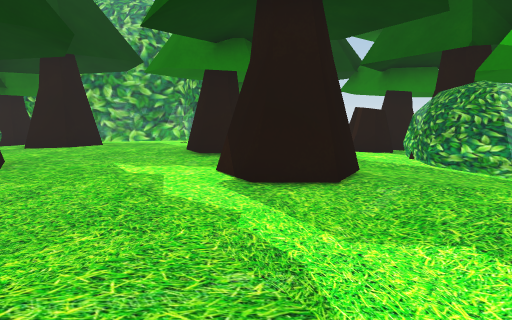
[1] (above)

14 first-person views from a walk through a 3-D level made in the Unity game engine. The camera is 1.2 m above the floor, tilts 8° down and sees 70° across. The floor is counted in squares, 1 m on a side. Each view is taken from the middle of a square. On the plan, view 1 faces up. The plan holds only what a view shows up to about 15 squares ahead; the rest is blank. The place goes on beyond the plan. The player is left out.

[2]
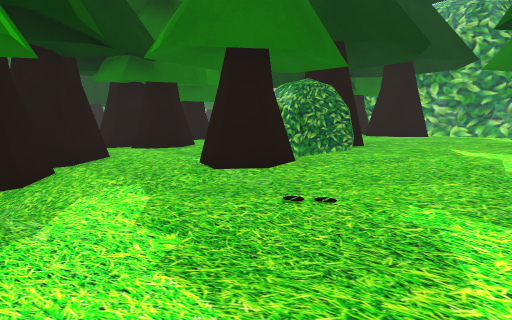

[3]
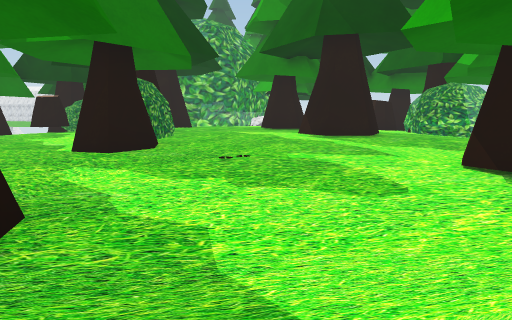

[4]
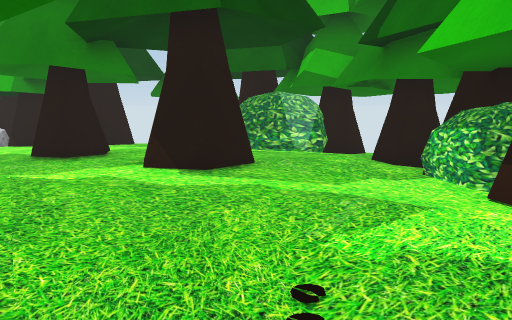

[5]
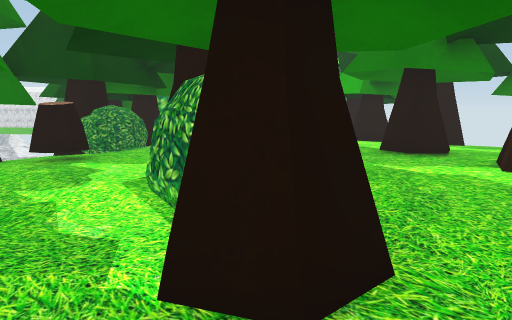

[6]
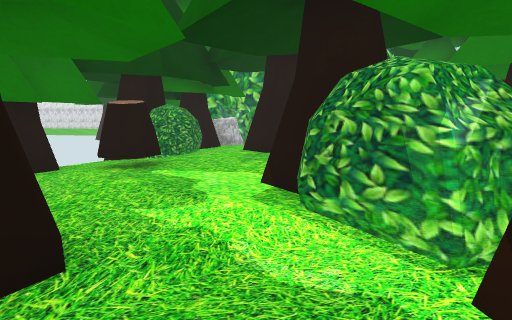

[7]
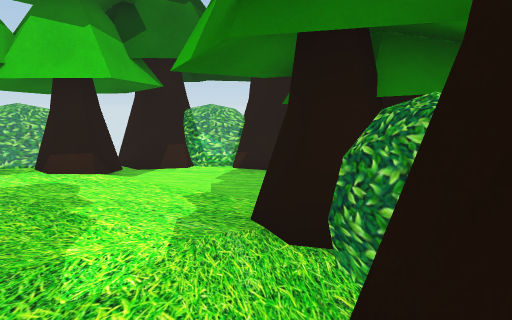

[8]
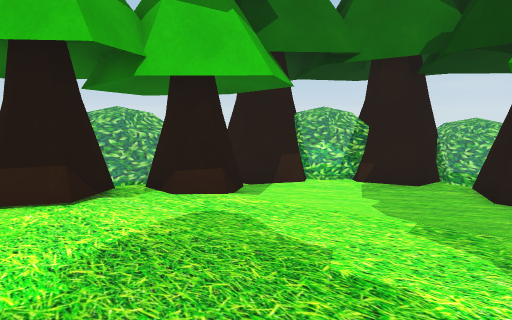

[9]
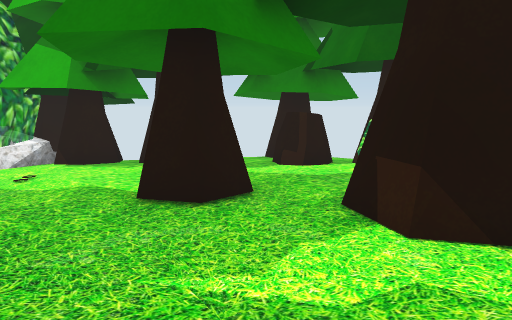

[10]
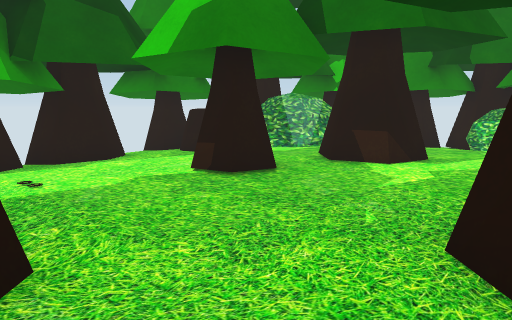

[11]
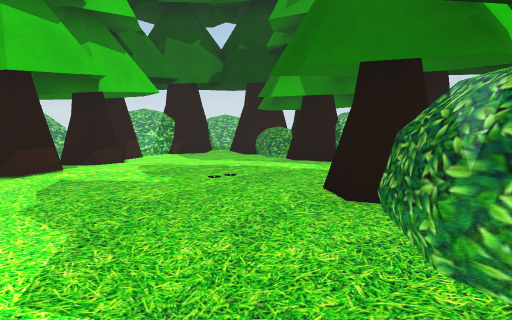

[12]
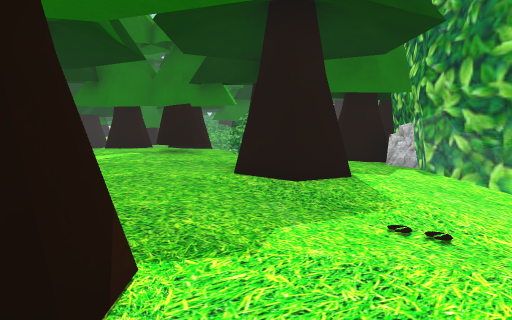

[13]
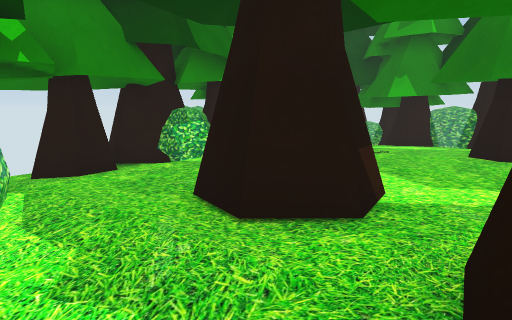

[14]
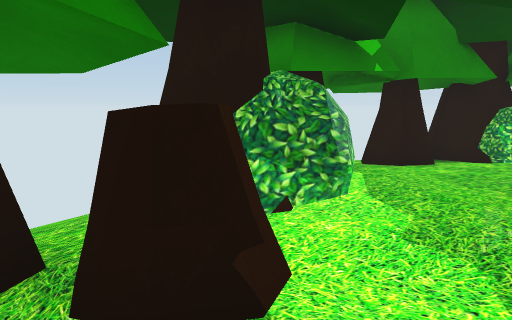

### Floor plan
Key: @ floor where view 1 was taken; # wall or solid block; . main floor; : floor 0.25 m higher than the main floor; - floor 0.25 m lower than the main floor; / step, stairs or slope; = window, fence, low wall or low ledge; T thing the floor can be seen under or through.
Columns run from 11 left of view 1 to 6 right of it. Each row starts with its distance up from view 1.
 16          ##
 15   ###    .##=
 14    = .......##
 13   ##........##./
 12  ######........##
 11 ###.###.......###
 10 #=........#...##
  9 ##........#....#
  8 ##.............##
  7 #....#T:::.##.. ##
  6 ##...TT:::.##...##
  5 #   .  ....##.....
  4   ##.  T.......##-
  3    #..TT.......##
  2    #..T.......###
  1    #.........###
  0    ##......@###
 -1    #####....##
 -2      ###...-##
 -3        #//----
 -4        ##---###
 -5        ##--###
 -6         #####

Where each view was taken, in squares from view 1:
view 1: 0 up, 0 right, facing up
view 2: 2 down, 0 right, facing up-left
view 3: 5 down, 2 left, facing up
view 4: 0 up, 4 left, facing up-right
view 5: 0 up, 5 left, facing up
view 6: 1 up, 7 left, facing up
view 7: 1 up, 7 left, facing down-right
view 8: 2 up, 4 left, facing down-right
view 9: 5 up, 4 left, facing up-right
view 10: 9 up, 8 left, facing right
view 11: 8 up, 3 left, facing down
view 12: 11 up, 1 right, facing left
view 13: 11 up, 1 right, facing down
view 14: 12 up, 1 right, facing down-right
